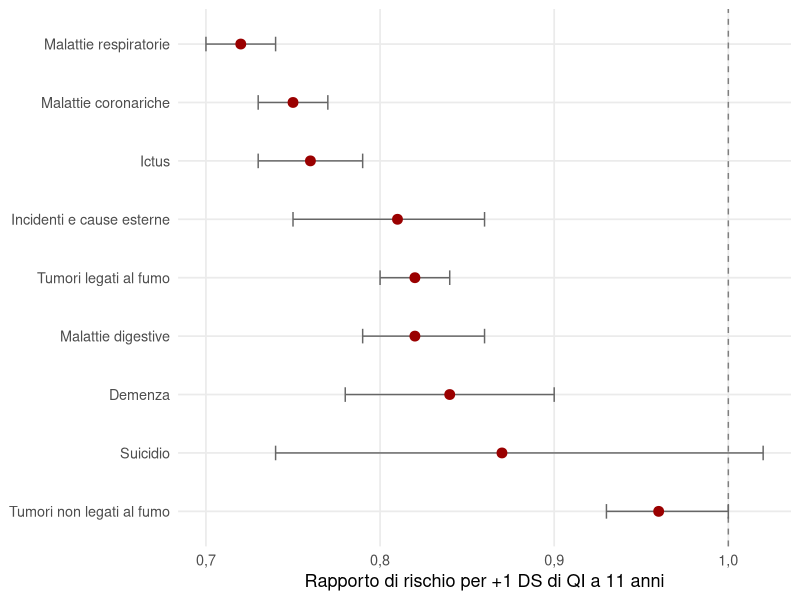

The R source for this figure:
## ---- chunk 1
#| label: setup
library(ggplot2)
rosso = "#9A0000"
virgola = function(x, d = 2) formatC(x, format = "f", digits = d, decimal.mark = ",")
tema = theme_minimal(base_size = 13) +
  theme(panel.grid.minor = element_blank())
## ---- chunk 2
#| label: fig-cause
#| fig-cap: "Rapporti di rischio di morte associati a un QI a 11 anni più alto di una deviazione standard, per causa, nella coorte scozzese del 1936 seguita fino a 79 anni. Valori inferiori a 1 indicano un rischio minore; le barre orizzontali sono intervalli di confidenza al 95%. Elaborazione da Calvin et al. (2017)."
#| fig-alt: "Grafico a punti con nove cause di morte. Tutti i rapporti di rischio sono inferiori a 1. I più bassi, attorno a 0,72-0,76, riguardano malattie respiratorie, coronariche e ictus; i più vicini a 1 riguardano i tumori non legati al fumo e il suicidio."
#| fig-width: 7.5
#| fig-height: 4
d = data.frame(
  causa = c("Malattie respiratorie", "Malattie coronariche", "Ictus", "Incidenti e cause esterne",
            "Tumori legati al fumo", "Malattie digestive", "Demenza", "Suicidio", "Tumori non legati al fumo"),
  hr = c(.72, .75, .76, .81, .82, .82, .84, .87, .96),
  lo = c(.70, .73, .73, .75, .80, .79, .78, .74, .93),
  hi = c(.74, .77, .79, .86, .84, .86, .90, 1.02, 1.00)
)
d$causa = factor(d$causa, levels = rev(d$causa))
ggplot(d, aes(hr, causa)) +
  geom_vline(xintercept = 1, linetype = 2, colour = "grey50") +
  geom_errorbar(aes(xmin = lo, xmax = hi), width = .25, orientation = "y", colour = "grey40") +
  geom_point(size = 3, colour = rosso) +
  scale_x_continuous(labels = function(x) virgola(x, 1)) +
  labs(x = "Rapporto di rischio per +1 DS di QI a 11 anni", y = NULL) +
  tema
